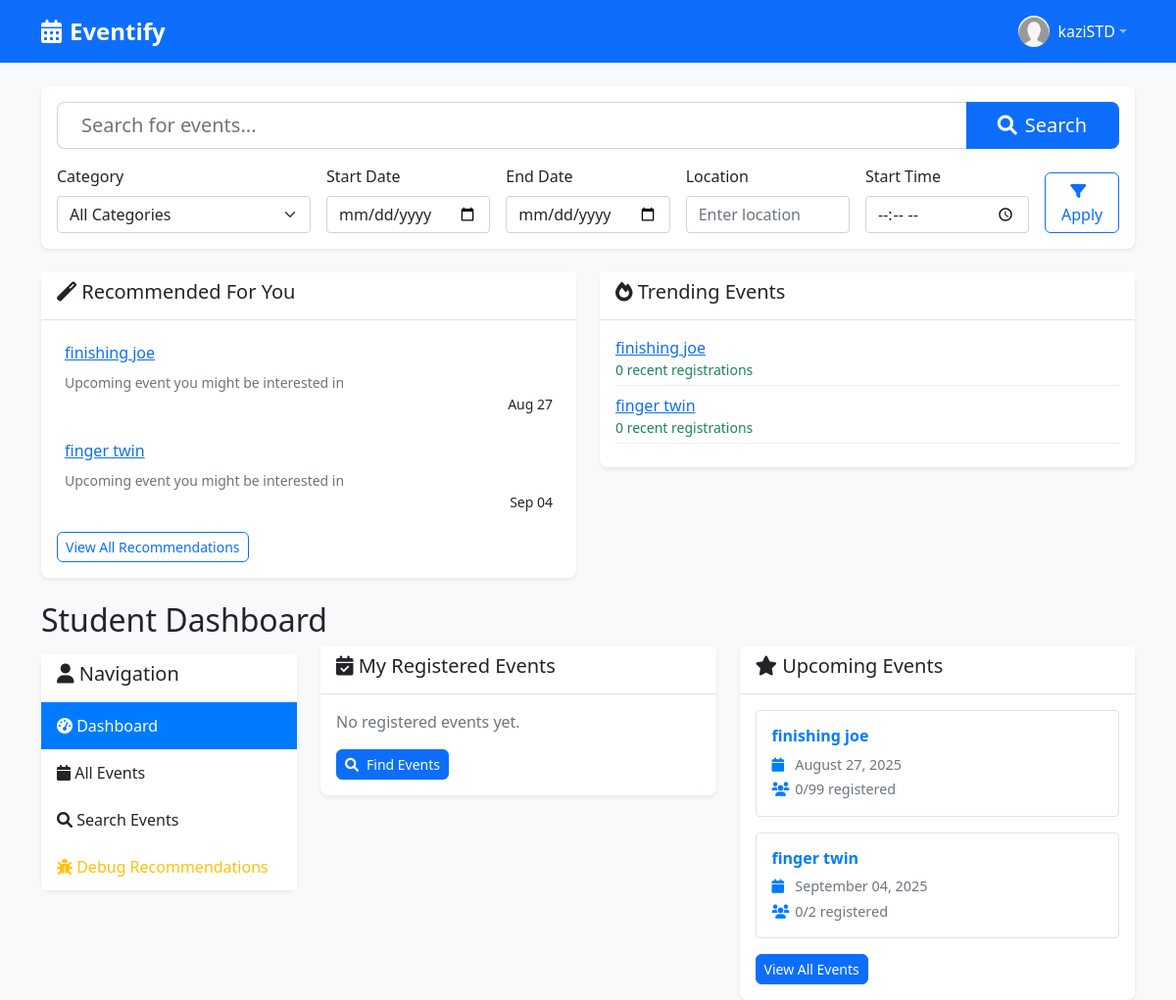
Page /student/dashboard (signed in) on the earlier database version.
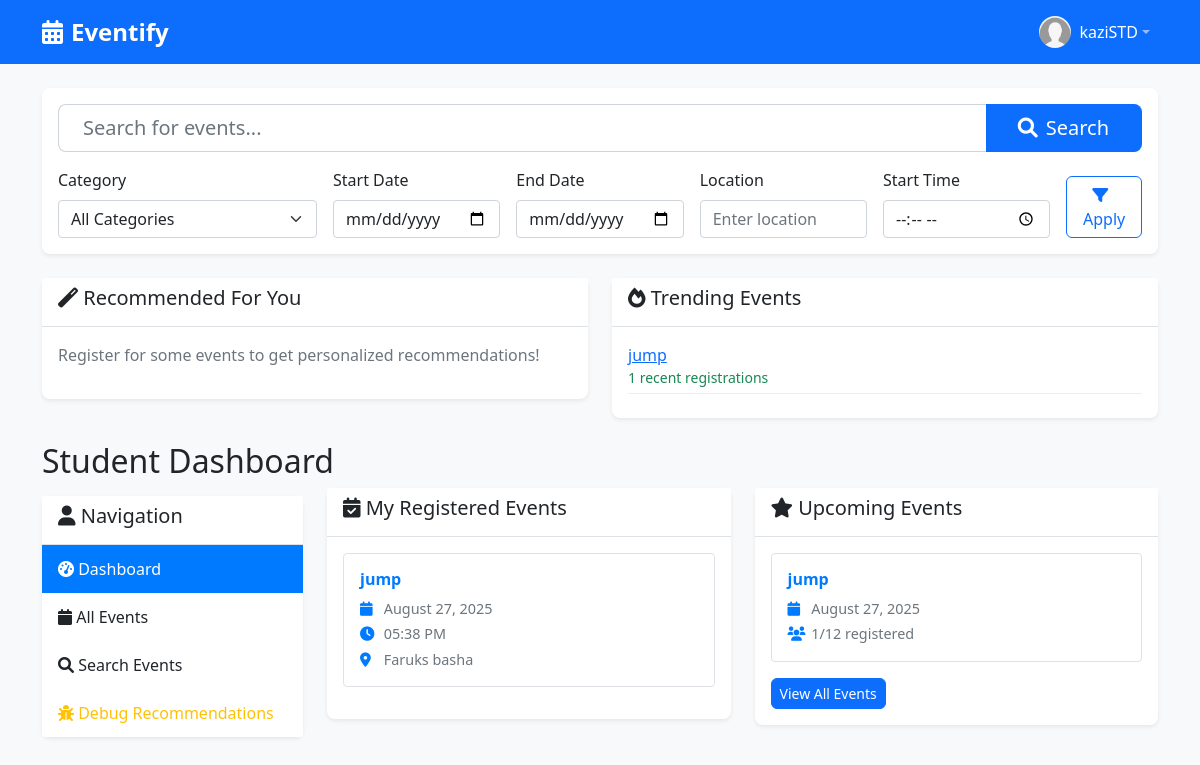
Same page on the later database version.
### models/event.py (models this page shows, shortened)
class Event(db.Model):
    __tablename__ = 'events'
    id = db.Column(db.Integer, primary_key=True)
    title = db.Column(db.String(200), nullable=False)
    description = db.Column(db.Text, nullable=False)
    start_date = db.Column(db.Date, nullable=False)
    start_time = db.Column(db.Time, nullable=False)
    end_date = db.Column(db.Date, nullable=False)
    end_time = db.Column(db.Time, nullable=False)
    location = db.Column(db.String(200), nullable=False)
    category = db.Column(db.String(100), nullable=False)
    max_capacity = db.Column(db.Integer, default=100)
    creator_id = db.Column(db.Integer, db.ForeignKey('users.id'), nullable=False)
    created_at = db.Column(db.DateTime, default=datetime.utcnow)
    updated_at = db.Column(db.DateTime, default=datetime.utcnow, onupdate=datetime.utcnow)
    creator = db.relationship('User', foreign_keys=[creator_id], back_populates='created_events')
    registered_users = db.relationship('User', secondary=event_registrations, back_populates='registered_events')
    @property
    def registration_count(self):
        return len(self.registered_users)

### views/student.py (the view)
@student_bp.route('/dashboard')
@login_required
def dashboard():
    registered_events = StudentViewModel.get_user_upcoming_registered_events(current_user)
    upcoming_events = StudentViewModel.get_upcoming_events()[:6]
    ongoing_events = StudentViewModel.get_ongoing_events()
    today_events = StudentViewModel.get_today_events()
    stats = StudentViewModel.get_dashboard_stats(current_user)
    recommendations = StudentViewModel.get_user_recommendations(current_user, 5)
    trending_events = StudentViewModel.get_trending_events(5)
    return render_template('student/dashboard.html',
                         registered_events=registered_events,
                         upcoming_events=upcoming_events,
                         ongoing_events=ongoing_events,
                         today_events=today_events,
                         stats=stats,
                         recommendations=recommendations,
                         trending_events=trending_events)

### app.py (called while the page is built)
def create_app():
    app = Flask(__name__)
    app.config.from_object(Config)
    db.init_app(app)
    login_manager = LoginManager()
    login_manager.init_app(app)
    login_manager.login_view = 'auth.login'
    login_manager.login_message = 'Please log in to access this page.'
    @login_manager.user_loader
    def load_user(user_id):
        return User.query.get(int(user_id))
    app.register_blueprint(auth_bp)
    app.register_blueprint(student_bp)
    app.register_blueprint(admin_bp)
    with app.app_context():
        db.create_all()
    @app.route('/')
    def index():
        if current_user.is_authenticated:
            if current_user.is_student():
                return redirect(url_for('student.dashboard'))
            else:
                return redirect(url_for('admin.dashboard'))
        return redirect(url_for('auth.login'))
    return app

### models/reccomendation_engine.py (called while the page is built)
def get_user_recommendations(user, limit=5):
    return RecommendationEngine.get_user_recommendations(user, limit)

def get_trending_events(limit=10):
    return RecommendationEngine.get_trending_events(limit)

### models/user.py (called while the page is built)
    def is_student(self):
        return self.role == 'student'

### templates/student/dashboard.html (shortened to what the changed rows need)
{% extends "base.html" %}
{% block extra_css %}
<link href="{{ url_for('static', filename='css/student.css') }}" rel="stylesheet">
<link href="{{ url_for('static', filename='css/base.css') }}" rel="stylesheet">
{% endblock %}
{% block content %}
<div class="row mt-4 mb-4">
    <div class="col-md-6">
        <div class="card">
            <div class="card-body">
                {% if recommendations %}
                    {% for rec in recommendations %}
                    <div class="recommendation-item mb-1 p-2 border-left border-primary">
                        <h6><a href="{{ url_for('student.event_detail', event_id=rec.event.id) }}">{{ rec.event.title }}</a></h6>
                        <small class="text-muted">{{ rec.reason }}</small>
                        <div class="d-flex justify-content-between">
                            <span class="badge badge-info">{{ rec.event.category }}</span>
                            <small>{{ rec.event.start_date.strftime('%b %d') }}</small>
                        </div>
                    </div>
                    {% endfor %}
                    <a href="{{ url_for('student.recommendations') }}" class="btn btn-sm btn-outline-primary">View All Recommendations</a>
                {% else %}
                    <p class="text-muted">Register for some events to get personalized recommendations!</p>
                {% endif %}
            </div>
        </div>
    </div>
    <div class="col-md-6">
        <div class="card">
            <div class="card-body">
                {% for trend in trending_events %}
                <div class="trending-item mb-2">
                    <a href="{{ url_for('student.event_detail', event_id=trend.event.id) }}">{{ trend.event.title }}</a>
                    <small class="text-success d-block">{{ trend.registration_count }} recent registrations</small>
                </div>
                {% endfor %}
            </div>
        </div>
    </div>
</div>
<div class="row">
    <h2>Student Dashboard</h2>
    <div class="col-md-9">
        <div class="row">
            <div class="col-md-6">
                <div class="card">
                    <div class="card-body">
                        {% if registered_events %}
                            {% for event in registered_events %}
                            <div class="event-item mb-3 p-3 border rounded">
                                <h6><a href="{{ url_for('student.event_detail', event_id=event.id) }}">{{ event.title }}</a></h6>
                                <p class="mb-1"><i class="fas fa-calendar"></i> {{ event.start_date.strftime('%B %d, %Y') }}</p>
                                <p class="mb-1"><i class="fas fa-clock"></i> {{ event.start_time.strftime('%I:%M %p') }}</p>
                                <p class="mb-0"><i class="fas fa-map-marker-alt"></i> {{ event.location }}</p>
                            </div>
                            {% endfor %}
                        {% else %}
                            <p class="text-muted">No registered events yet.</p>
                            <a href="{{ url_for('student.search_events') }}" class="btn btn-primary btn-sm">
                                <i class="fas fa-search me-2"></i>Find Events
                            </a>
                        {% endif %}
                    </div>
                </div>
            </div>
            <div class="col-md-6">
                <div class="card">
                    <div class="card-body">
                        {% if upcoming_events %}
                            {% for event in upcoming_events %}
                            <div class="event-item mb-3 p-3 border rounded">
                                <h6><a href="{{ url_for('student.event_detail', event_id=event.id) }}">{{ event.title }}</a></h6>
                                <p class="mb-1"><i class="fas fa-calendar"></i> {{ event.start_date.strftime('%B %d, %Y') }}</p>
                                <p class="mb-0"><i class="fas fa-users"></i> {{ event.registration_count }}/{{ event.max_capacity }} registered</p>
                            </div>
                            {% endfor %}
                        {% else %}
                            <p class="text-muted">No upcoming events.</p>
                        {% endif %}
                    </div>
                </div>
            </div>
        </div>
    </div>
</div>
{% endblock %}

Differences in the rows shown:
removed Event: event "finishing joe", event.start_date "Aug 27", event "finishing joe", title "finishing joe", start_date "August 27, 2025", registration_count "0", max_capacity "99", shown under "Upcoming Events"
no longer on this page (row edited): Event: event "finger twin", event.start_date "Sep 04", event "finger twin", title "finger twin", start_date "September 04, 2025", registration_count "0", max_capacity "2", shown under "Upcoming Events"
added Event: event "jump", title "jump", start_date "August 27, 2025", start_time "05:38 PM", location "Faruks basha", registration_count "1", max_capacity "12"
Other differences:
text no longer shown: "View All Recommendations No registered events yet. Find Events"
text now shown: "Register for some events to get personalized recommendations!"
new list line: "1 recent registrations"
list line gone: "Upcoming event you might be interested in"
list line gone: "0 recent registrations"
